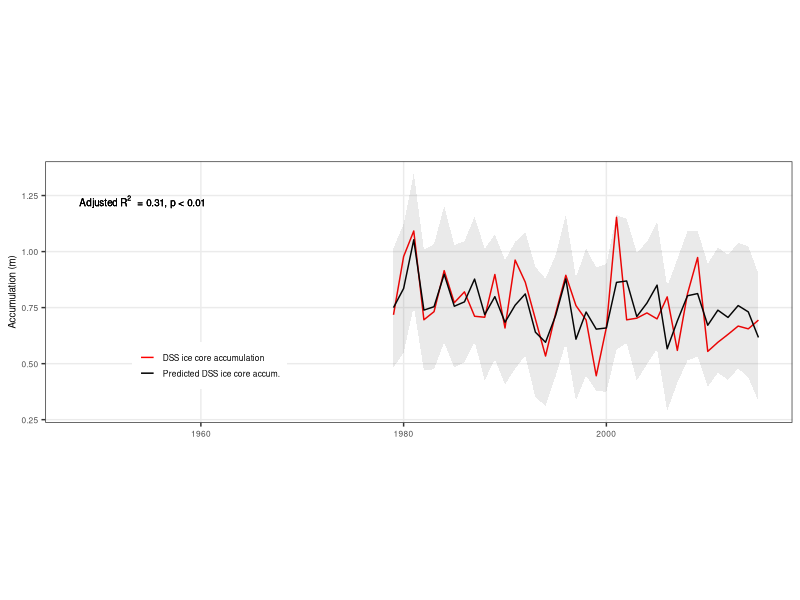
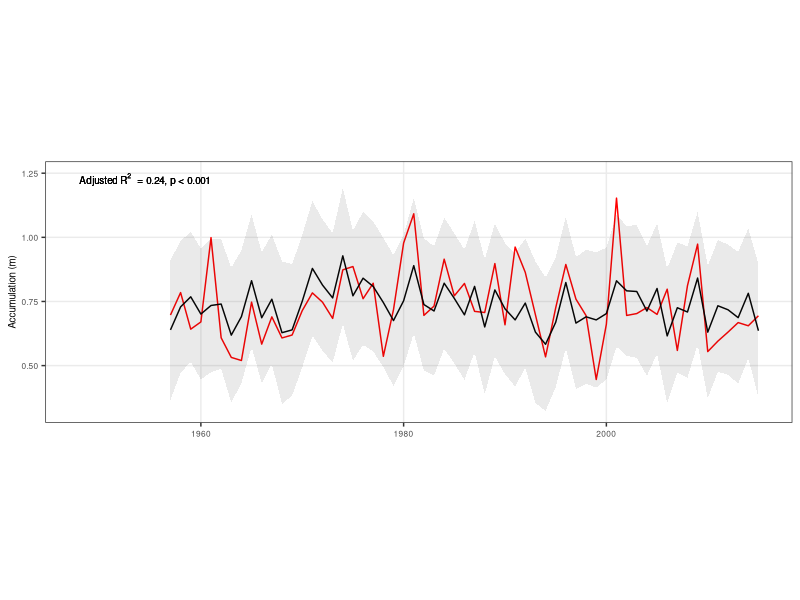
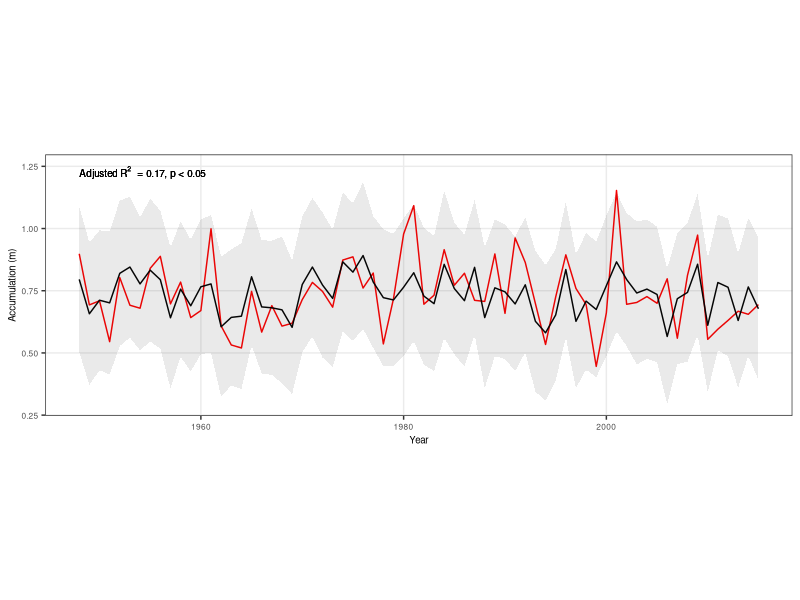
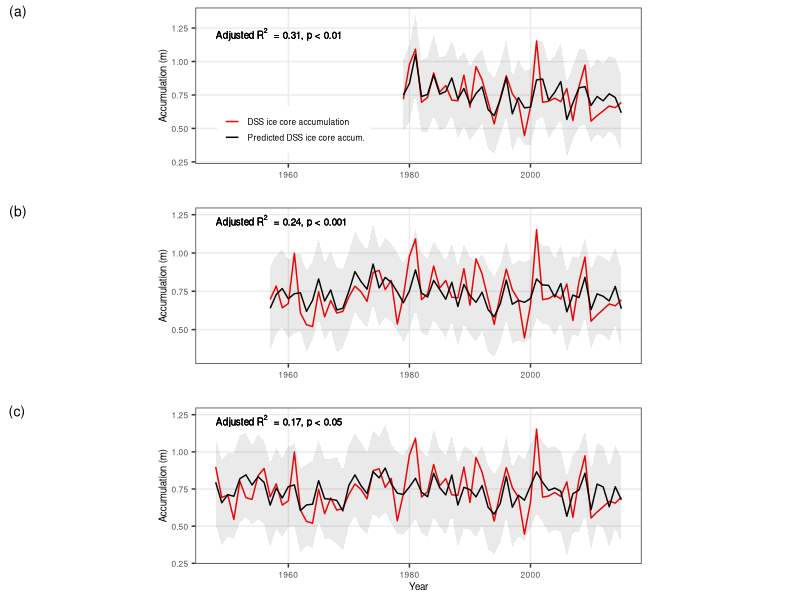

These charts were generated, in order, by the following R code:
## ---- chunk 1
library(tidyverse)
library(dplyr)
library(ggplot2)
library(MASS)
library(cowplot)
## ---- chunk 2
# this csv contains each day from 1900-01-01 to 2015-12-01, the node, the 20cr precip, the precip type, and a year column
daily <- read_csv("daily_node_precip.csv")
head(daily)
## ---- chunk 3
# dataframe that has year as a column, and each node as a column, and the frequency of each node as the data
nodes12_freq <- daily %>%
  group_by(year, node) %>%
  dplyr::summarise(node_freq=length(node))

# make wide
nodes12_freq_wide<-pivot_wider(nodes12_freq, names_from=node, values_from=node_freq) 

# change column names so they aren't integers
colnames(nodes12_freq_wide)<-c("year","n1","n2","n3","n4","n5","n6","n7","n8","n9","n10","n11","n12")
# replace na vals with 0
nodes12_freq_wide[is.na(nodes12_freq_wide)]<-0

head(nodes12_freq_wide)
## ---- chunk 4
# read in annual precip and accum file
annual_PA<-read_csv("annual_accum_precip_LD.csv")
head(annual_PA)
## ---- chunk 5
# join annual_PA with node freq df
df_annual <- merge(annual_PA, nodes12_freq_wide)

head(df_annual)
## ---- chunk 6
# subset dataframes into time periods: 1948-2015, 1957-2015, 1979-2015

df_1900 <-df_annual
df_1948 <- df_annual %>% filter(year>1947)
df_1957 <- df_annual %>% filter(year>1956)
df_1979 <- df_annual %>% filter(year>1978)


## ---- chunk 7

# for 1979-2015
# use stepaic to find best model to explain accum_DSS using annual node frequencies
step<-stepAIC(lm(accum_DSS_m ~ year+ n1 + n2 + n3 + n4 + n5 + n6 + n7 + n8 + n9 + n10 + n11 + n12, data=df_1979), direction="both")
step$anova
## ---- chunk 8
# Final Model:
# accum_DSS_m ~ n4 + n5 + n8 + n10 + n12 + n1

fit_1979_accum <- lm(accum_DSS_m ~ n4 + n5 + n8 + n10 + n12 + n1, df_1979)
summary(fit_1979_accum)
## ---- chunk 9
df_1979_predict <- df_1979

# use predict() to add columns that have the predicted value for accum, and the confidence interval

# interval = "condifence" gives the 95% confidence interval around the mean
df_1979_predict$accum_conf <- predict(fit_1979_accum, newdata = df_1979, interval = 'confidence')
# interval = "predition" gives the 95% confidence interval around each point
df_1979_predict$accum_pred <- predict(fit_1979_accum, newdata = df_1979, interval = 'prediction')
df_1979_predict$accum_fit <- predict(fit_1979_accum, newdata = df_1979)


## ---- chunk 10
# make long format for better plotting
df_1979_long <- df_1979_predict %>% 
  # only keep year and accum columns
  subset(select=c(year, accum_DSS_m, accum_fit)) %>% 
  # make long format for easier plotting
  pivot_longer(!year, names_to = "model", values_to="accum")

head(df_1979_long)
## ---- chunk 11

plot_1979_f <-
 ggplot(df_1979_long) +
  
  geom_line(aes(year, accum, color=model)) + 
      scale_color_manual(labels = c("DSS ice core accumulation", "Predicted DSS ice core accum."),
        values=c("red", "black" )) +
  geom_ribbon(data=df_1979_predict, aes(x=year, ymin=accum_pred[,"lwr"], ymax=accum_pred[,"upr"]), alpha=0.1 ) +
  theme_bw() +
#  scale_x_continuous(breaks = seq(1950,2015,10)) +
  xlim(c(1948,2015)) +
# ylim(c(0.25, 1.35)) +
  theme(
  plot.background = element_blank(),
  #  panel.grid.major = element_blank(),
  panel.grid.minor = element_blank(),
  aspect.ratio=7/20,
  axis.text.y=element_text(size=6),
  axis.text.x=element_text(size=6),
  axis.title.y=element_text(size=7),
  axis.title.x=element_blank(),
  legend.title=element_blank(),
  legend.text = element_text(size=6), 
  legend.position = c(0.22, 0.22),
  legend.key.size = unit(0.4, "cm")
    ) +
  labs(x= "Year", y= "Accumulation (m)") +
   annotate(
    "text",
    x = 1948,
    y = 1.25,
    #label = bquote("Adjusted"~R^2~" = 0.31, p = 0.0077"),
    label = bquote("Adjusted"~R^2~" = 0.31, p < 0.01"),
    color = "black",
    size=2.5,
    hjust = 0,
    vjust = 1
  )

plot_1979_f

## ---- chunk 12
# use stepaic to find best model to explain accum_DSS using annual node frequencies
step<-stepAIC(lm(accum_DSS_m ~ year+ n1 + n2 + n3 + n4 + n5 + n6 + n7 + n8 + n9 + n10 + n11 + n12, data=df_1957), direction="both")
step$anova
## ---- chunk 13
# Final Model:
# accum_DSS_m ~ n1 + n9 + n11

fit_1957_accum <- lm(accum_DSS_m ~ n1 + n9 + n11, df_1957)
summary(fit_1957_accum)
## ---- chunk 14
df_1957_predict <- df_1957

# use predict() to add columns that have the predicted value for accum, and the confidence interval

df_1957_predict$accum_pred <- predict(fit_1957_accum, newdata = df_1957, interval = 'prediction')
df_1957_predict$accum_fit <- predict(fit_1957_accum, newdata = df_1957)


## ---- chunk 15

df_1957_long <- df_1957_predict %>% 
  # only keep year and accum columns
  subset(select=c(year, accum_DSS_m, accum_fit)) %>% 
  # make long format for easier plotting
  pivot_longer(!year, names_to = "model", values_to="accum")

head(df_1957_long)
## ---- chunk 16

plot_1957_f <-
  ggplot(df_1957_long) +
  geom_line(aes(year, accum, color=model)) + 
      scale_color_manual(labels = c("DSS accum", "predicted accum"),
        values=c("red", "black" )) +
 geom_ribbon(data=df_1957_predict, aes(x=year, ymin=accum_pred[,"lwr"], ymax=accum_pred[,"upr"]), alpha=0.1 ) +
  theme_bw() +
#  scale_x_continuous(breaks = seq(1950,2015,10)) +
  xlim(c(1948,2015)) +
# ylim(c(0.25, 1.35)) +
  theme(
  plot.background = element_blank(),
#  panel.grid.major = element_blank(),
  panel.grid.minor = element_blank(),
  aspect.ratio=7/20,
  axis.text.y=element_text(size=6),
  axis.text.x=element_text(size=6),
  axis.title.y=element_text(size=7),
  axis.title.x=element_blank(),
  legend.position = "none"
    ) +
  labs(x= "Year", y= "Accumulation (m)") +
   annotate(
    "text",
    x = 1948,
    y = 1.25,
    #label = bquote("Adjusted"~R^2~" = 0.24, p = 0.0004"),
    label = bquote("Adjusted"~R^2~" = 0.24, p < 0.001"),
    color = "black",
    size=2.5,
    hjust = 0,
    vjust = 1
  )

plot_1957_f
## ---- chunk 17
# use stepaic to find best model to explain accum_DSS using annual node frequencies
step<-stepAIC(lm(accum_DSS_m ~ year+ n1 + n2 + n3 + n4 + n5 + n6 + n7 + n8 + n9 + n10 + n11 + n12, data=df_1948), direction="both")
step$anova
## ---- chunk 18
# Final Model:
# accum_DSS_m ~ n1 + n2 + n3 + n4 + n5 + n6 + n7 + n8 + n9 + n10 + 
  #  n11 + n12

fit_1948_accum <- lm(accum_DSS_m ~ n1 + n2 + n3 + n4 + n5 + n6 + n7 + n8 + n9 + n10 + 
    n11 + n12, df_1948)
summary(fit_1948_accum)
## ---- chunk 19
df_1948_predict <- df_1948

# use predict() to add columns that have the predicted value for accum, and the confidence interval

df_1948_predict$accum_pred <- predict(fit_1948_accum, newdata = df_1948, interval = 'prediction')
df_1948_predict$accum_fit <- predict(fit_1948_accum, newdata = df_1948)

## ---- chunk 20

df_1948_long <- df_1948_predict %>% 
  # only keep year and accum columns
  subset(select=c(year, accum_DSS_m, accum_fit)) %>% 
  # make long format for easier plotting
  pivot_longer(!year, names_to = "model", values_to="accum")

head(df_1948_long)
## ---- chunk 21

plot_1948_f <-
  ggplot(df_1948_long) +
  geom_line(aes(year, accum, color=model)) + 
      scale_color_manual(labels = c("DSS accum", "predicted accum"),
        values=c("red", "black" )) +
  geom_ribbon(data=df_1948_predict, aes(x=year, ymin=accum_pred[,"lwr"], ymax=accum_pred[,"upr"]), alpha=0.1 ) +
  theme_bw() +
#  scale_x_continuous(breaks = seq(1950,2015,10)) +
  xlim(c(1948,2015)) +
 # ylim(c(-0.43, 0.54)) +
  theme(
  plot.background = element_blank(),
#  panel.grid.major = element_blank(),
  panel.grid.minor = element_blank(),
  aspect.ratio=7/20,
  axis.text.y=element_text(size=6),
  axis.text.x=element_text(size=6),
  axis.title.y=element_text(size=7),
  axis.title.x=element_text(size=7),
  legend.position = "none"
    ) +
  labs(x= "Year", y= "Accumulation (m)") +
   annotate(
    "text",
    x = 1948,
    y = 1.25,
    #label = bquote("Adjusted"~R^2~" = 0.17, p = 0.029"),
    label = bquote("Adjusted"~R^2~" = 0.17, p < 0.05"),
    color = "black",
    size=2.5,
    hjust = 0,
    vjust = 1
  )

plot_1948_f
## ---- chunk 22
plots_f <- plot_grid(plot_1979_f, plot_1957_f, plot_1948_f ,  labels=c("(a)", "(b)", "(c)"), ncol = 1, nrow = 3, align = "hv", axis= "rl", label_size = 10, label_fontface = "plain")
plots_f
## ---- chunk 23
save_plot("linear_model_plots_2sf_p.pdf", plots_f, ncol = 1, base_height=5.4, base_width =4.9)
